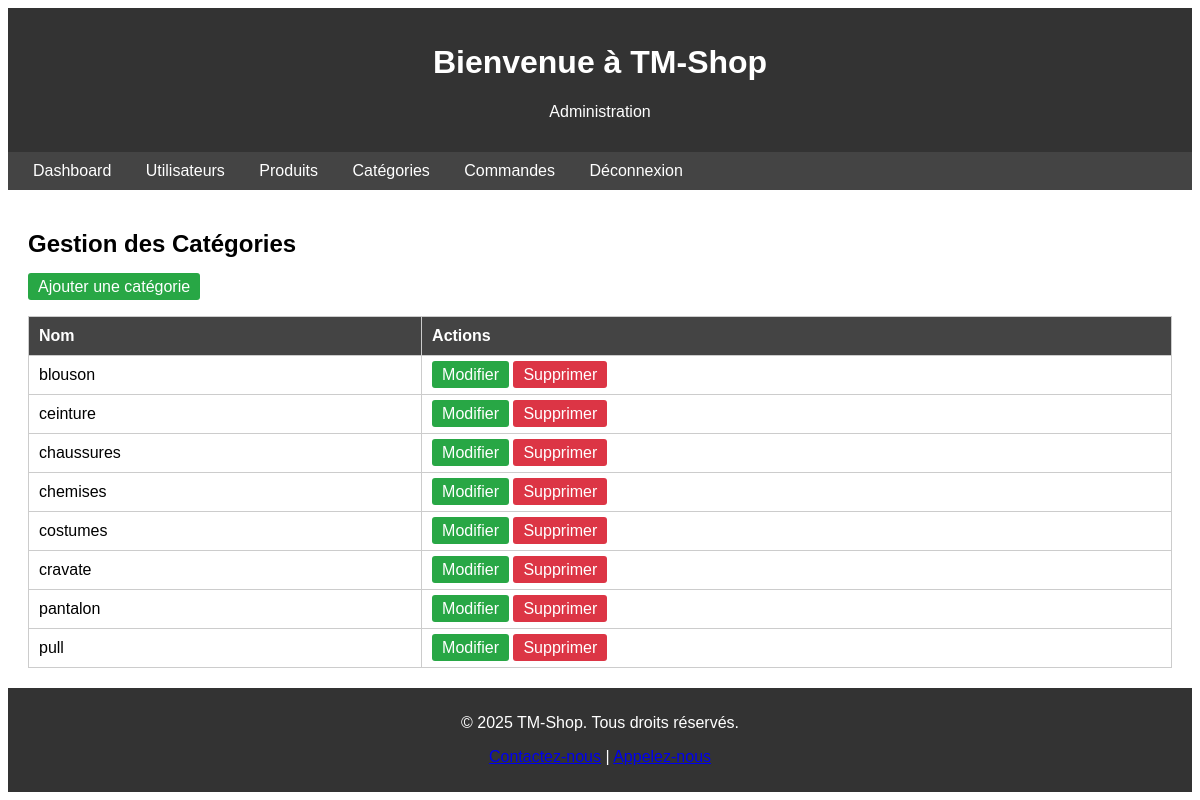
The app's page /admin/categories.php (signed in) with its own data.
### tables this page shows
CREATE TABLE categories (
    id INT AUTO_INCREMENT PRIMARY KEY,
    name VARCHAR(50) NOT NULL UNIQUE,
    description TEXT
);

### classes/Database.php (called while the page is built, shortened)
<?php
class Database {
    private static $instance = null;
    private $pdo;
    private function __construct() {
        $host = 'localhost';
        $dbname = 'tmshop';
        $username = 'root';
        $password = '';
        try {
            $this->pdo = new PDO("mysql:host=$host;dbname=$dbname;charset=utf8", $username, $password);
            $this->pdo->setAttribute(PDO::ATTR_ERRMODE, PDO::ERRMODE_EXCEPTION);
            $this->pdo->setAttribute(PDO::ATTR_DEFAULT_FETCH_MODE, PDO::FETCH_ASSOC);
        } catch (PDOException $e) {
            die("Erreur de connexion : " . $e->getMessage());
        }
    }
    public static function getInstance() {
        if (self::$instance === null) {
            self::$instance = new self();
        }
        return self::$instance;
    }
    public function getConnection() {
        return $this->pdo;
    }
}

### classes/Category.php (called while the page is built, shortened)
<?php
require_once 'Database.php';
class Category {
    private $db;
    public function __construct() {
        $this->db = Database::getInstance()->getConnection();
    }
    public function getAll() {
        try {
            $stmt = $this->db->query("SELECT * FROM categories ORDER BY name");
            return $stmt->fetchAll(PDO::FETCH_ASSOC);
        } catch (PDOException $e) {
            throw new Exception("Erreur lors de la récupération des catégories : " . $e->getMessage());
        }
    }
}

### admin/categories.php (the view, shortened to what this page needs)
<?php
require_once '../classes/Database.php';
require_once '../classes/Category.php';
try {
    $category = new Category();
    $categories = $category->getAll();
} catch (Exception $e) {
    $_SESSION['error'] = "Erreur lors de la récupération des catégories : " . $e->getMessage();
    $categories = [];
}
?>
<!DOCTYPE html>
<html lang="fr">
<head>
    <link rel="stylesheet" href="admin.css">
</head>
<body>
    <header>
        <h1>Bienvenue à TM-Shop</h1>
        <p>Administration</p>
    </header>
    <nav class="admin-nav">
        <a href="dashboard.php">Dashboard</a>
        <a href="users.php">Utilisateurs</a>
        <a href="products.php">Produits</a>
        <a href="categories.php">Catégories</a>
        <a href="orders.php">Commandes</a>
        <a href="../logout.php">Déconnexion</a>
    </nav>
    <div class="admin-content">
        <h2>Gestion des Catégories</h2>
        <div>
            <a href="add_category.php" class="button">Ajouter une catégorie</a>
        </div>
        <table>
            <tr>
                <th>Nom</th>
                <th>Actions</th>
            </tr>
            <?php foreach ($categories as $category): ?>
                <tr>
                    <td><?php echo htmlspecialchars($category['name']); ?></td>
                    <td>
                        <a href="edit_category.php?id=<?php echo $category['id']; ?>" class="button">Modifier</a>
                        <a href="delete_category.php?id=<?php echo $category['id']; ?>" class="button delete" onclick="return confirm('Confirmer la suppression ?');">Supprimer</a>
                    </td>
                </tr>
            <?php endforeach; ?>
        </table>
    </div>
    <footer>
        <p>© 2025 TM-Shop. Tous droits réservés.</p>
        <p><a href="mailto:bousbiathamer@gmail.com">Contactez-nous</a> | <a href="tel:+21628287012">Appelez-nous</a></p>
    </footer>
</body>
</html>

### admin/admin.css (style rules this page uses)
body { font-family: Arial, sans-serif; background-color: #fff !important; }
.admin-nav { background-color: #444; padding: 10px; }
.admin-nav a { color: white; margin: 0 15px; text-decoration: none; }
.admin-content { padding: 20px; }
table { width: 100%; border-collapse: collapse; margin-top: 20px; }
th, td { border: 1px solid #ccc; padding: 10px; text-align: left; }
th { background-color: #444; color: white; }
a.button { padding: 5px 10px; background-color: #28a745; color: white; text-decoration: none; border-radius: 3px; }
a.delete { background-color: #dc3545; }
header { background-color: #333; color: white; padding: 15px; text-align: center; }
footer { text-align: center; padding: 10px; background-color: #333; color: white; }

### records on screen
categories: name "blouson"
categories: name "ceinture"
categories: name "chaussures"
categories: name "chemises"
categories: name "costumes"
categories: name "cravate"
categories: name "pantalon"
categories: name "pull"
